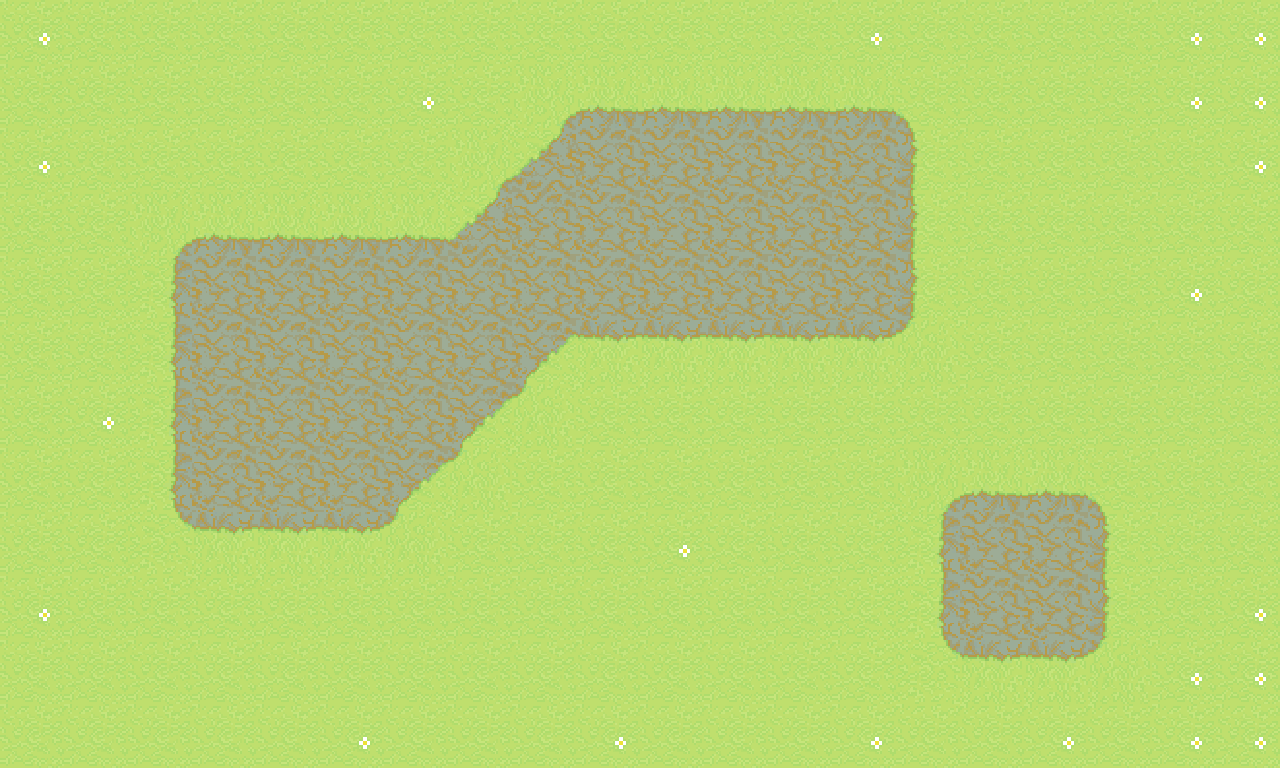

This game map was drawn from its Tiled (.tmx) file and the tilesets committed beside it. A one-line description and the trimmed map source follow:
An orthogonal 20x12 tile map with 64x64 px tiles, 1 tile layer (Tile Layer 1).

<map version="1.0" orientation="orthogonal" width="20" height="12" tilewidth="64" tileheight="64">
 <tileset firstgid="1" name="grass_bg1" tilewidth="64" tileheight="64">
  <image source="grass_tile.png" width="256" height="256" />
 </tileset>
 <layer name="Tile Layer 1" width="20" height="12">
  <data>[240 cells, 240 non-empty, 13 distinct tile ids]</data>
 </layer>
</map>
